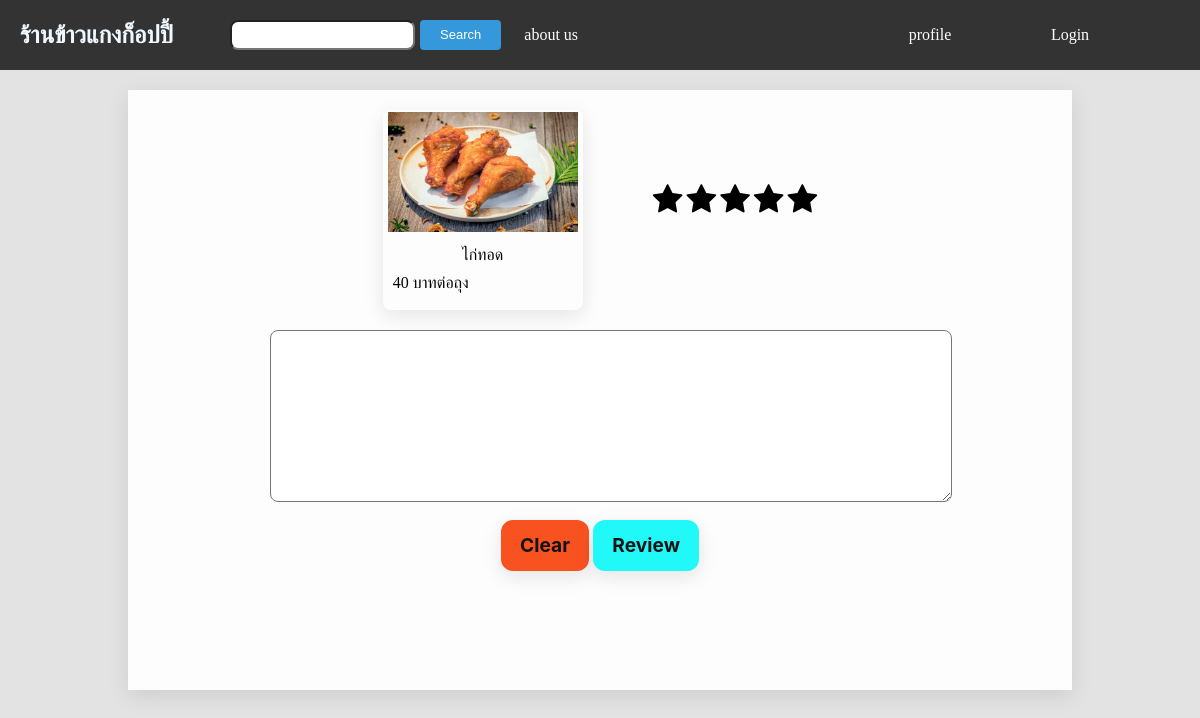
The app's page /review/11/ with its own data.
### app/models.py (models this page shows, shortened)
class Food(models.Model):
    name = models.CharField(max_length=100)
    price = models.IntegerField(default=0)
    unit = models.CharField(max_length=100,default='บาทต่อถุง')
    score = models.FloatField(default=0,blank=True,null=True)
    quantity_review = models.IntegerField(default=0,blank=True,null=True)
    image = models.ImageField(upload_to='media/image/',blank=True,null=True)
    options = models.CharField(max_length=20, choices=(
        ('notchoose', 'ไม่ได้เลือก'),
        ('onsale', 'วางขาย'),
        ('soldout', 'ขายหมดแล้ว'),
    ), default='notchoose')

### app/views.py (the view, shortened to what this page needs)
# urls.py: path('review/<int:id>/',reviewfood,name='review'),
def reviewfood(req,id):
    food = Food.objects.get(pk=id)
    if req.method =='GET':
        form = ReviewFood(instance=food)
        print(form.instance.id)
    context = {
        'form':form,
        'food':food,
    }
    return render(req,'app/review.html',context)

### app/forms.py
class ReviewFood(forms.ModelForm):
    class Meta:
        model = Reviewfood
        fields =[
            'review',
            'rating',
        ]

### app/templates/app/review.html (shortened to what this page needs)
<!DOCTYPE html>
<html lang="en">
<head>
    <link rel="stylesheet" href="https://cdnjs.cloudflare.com/ajax/libs/font-awesome/4.7.0/css/font-awesome.min.css">
</head>
<body>
    {% include 'app/navbar.html' %}
    <div class="container">
        <form class="form-review" action="/review/{{form.instance.id}}/" method="post" enctype="multipart/form-data">
            <div class="box-top">
                <div class="listitem">
                    <div class="boxlistfood">
                        {%if food.image %}
                        <div class="image-food">
                            <img src="{{food.image.url}}" alt="food-image">
                        </div>
                        {%endif%}
                        <div>{{food.name}}</div>
                        <div class="detail_food">
                            <div>{{food.price}} {{food.unit}}</div>
                        </div>
                    </div>
                </div>
                <div class="score-review">
                    <span class="fa fa-star" onclick="toggleStars(1)"></span>
                    <span class="fa fa-star" onclick="toggleStars(2)"></span>
                    <span class="fa fa-star" onclick="toggleStars(3)"></span>
                    <span class="fa fa-star" onclick="toggleStars(4)"></span>
                    <span class="fa fa-star" onclick="toggleStars(5)"></span>
                </div>
            </div>
            <div class="text-review">
                <textarea class="textarea" id="review_id" name="review">{{ form.instance.review }}</textarea>
            </div>
            <div class="button-submit">
                <a class="Clear-review" href="/review/{{food.id}}/">Clear</a>
                <button class="review-button" type="submit">Review</button>
            </div>
        </form>
    </div>
</body>
</html>

### app/templates/app/review.html (style rules this page uses)
body { background-color: #E3E3E3; }
.container { display: flex; justify-content: center; align-items: start; height: 600px; margin: 10px; }
.form-review { box-shadow: transparent 0 0 0 3px,rgba(18, 18, 18, .1) 0 6px 20px; background-color: #FDFDFD; display: flex; flex-direction: column; margin-top: 10px; width: 80%; height: 100%; justify-content: start; align-items: center; }
.box-top { display: flex; width: 100%; justify-content: center; align-items: center; }
.boxlistfood { box-shadow: transparent 0 0 0 3px,rgba(18, 18, 18, .1) 0 6px 20px; background-color: #FDFDFD; border-radius: 0.5rem; margin-top: 20px; margin-right: 50px; width: 200px; height: 200px; }
.boxlistfood div { text-align: center; margin-bottom: 10px; }
.image-food img { height: 120px; width: 50%; }
.detail_food { display: flex; justify-content: space-between; align-items: center; }
.image-food { width: 100% ; height: auto; margin-top: 0; }
.image-food img { margin-top: 2px; height: 120px; width: 95%; }
.detail_food { display: flex; justify-content: space-between; align-items: center; margin-left: 10px; }
.score-review { margin-left: 20px; }
.fa-star { font-size: 32px; cursor: pointer; }
.text-review { width: 70%; height: 150px; margin-top: 20px; margin-bottom: 40px; }
.textarea { position: relative; border-radius: 0.5rem; width: 100%; height: 100%; padding: 10px; }
.review-button { align-items: center; background-color:#21F9F9; border-radius: 12px; box-shadow: transparent 0 0 0 3px,rgba(18, 18, 18, .1) 0 6px 20px; box-sizing: border-box; color: #121212; cursor: pointer; display: inline-flex; flex: 1 1 auto; font-family: Inter,sans-serif; font-size: 1.2rem; font-weight: 700; justify-content: center; line-height: 1; margin: 0; outline: none; padding: 1rem 1.2rem; text-align: center; text-decoration: none; transition: box-shadow .2s,-webkit-box-shadow .2s; white-space: nowrap; border: 0; user-select: none; -webkit-user-select: none; touch-action: manipulation; }
.Clear-review { align-items: center; background-color: #F95221; border-radius: 12px; box-shadow: transparent 0 0 0 3px,rgba(18, 18, 18, .1) 0 6px 20px; box-sizing: border-box; color: #121212; cursor: pointer; display: inline-flex; flex: 1 1 auto; font-family: Inter,sans-serif; font-size: 1.2rem; font-weight: 700; justify-content: center; line-height: 1; margin: 0; outline: none; padding: 1rem 1.2rem; text-align: center; text-decoration: none; transition: box-shadow .2s,-webkit-box-shadow .2s; white-space: nowrap; border: 0; user-select: none; -webkit-user-select: none; touch-action: manipulation; }

### app/templates/app/navbar.html (style rules this page uses)
body { margin: 0; padding: 0; }

### records on screen
Food: image (picture), name "ไก่ทอด", price "40", unit "บาทต่อถุง"
